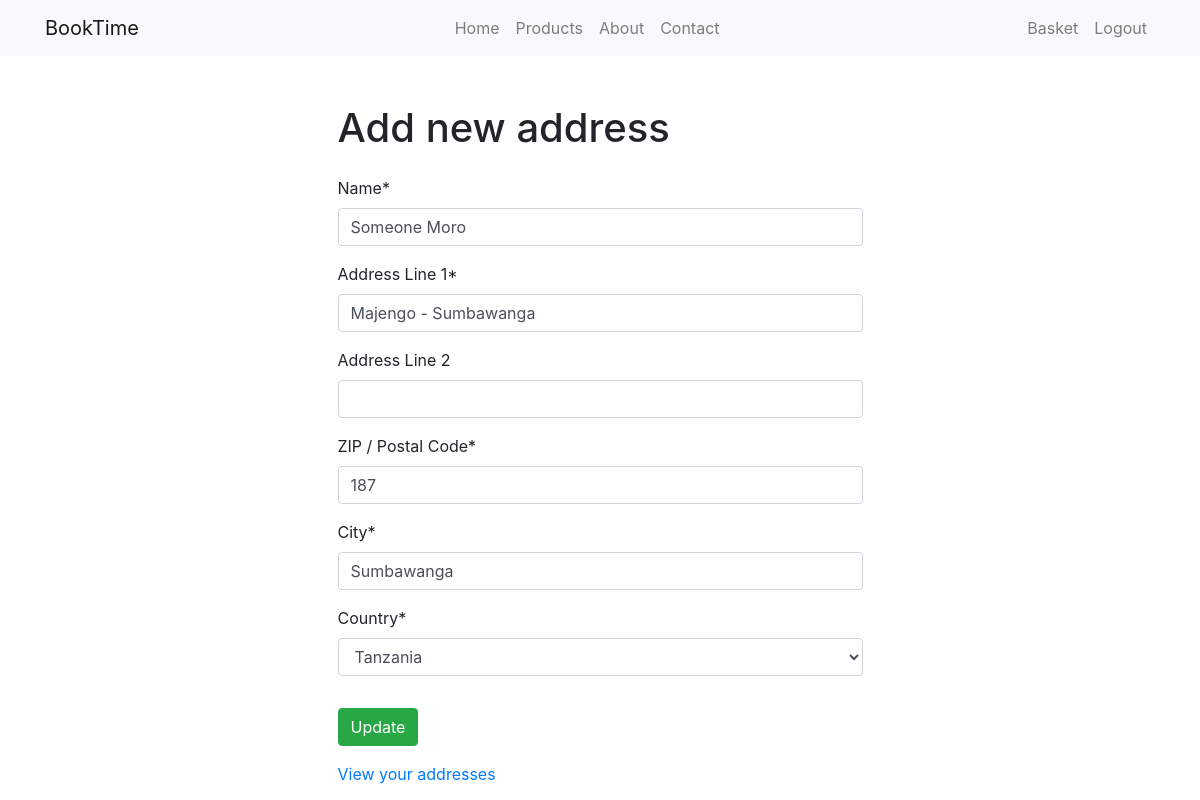
The page /accounts/addresses/5/update/ (signed in) on the database its author committed.
### accounts/models.py (models this page shows, shortened)
class Address(models.Model):
    SUPPORTED_COUNTRIES = (
        ('TZ', 'Tanzania'),
    )
    user = models.ForeignKey(User, on_delete=models.CASCADE)
    name = models.CharField(max_length=60)
    address1 = models.CharField('Address Line 1', max_length=60)
    address2 = models.CharField('Address Line 2', max_length=60, blank=True)
    zip_code = models.CharField('ZIP / Postal Code', max_length=12)
    city = models.CharField(max_length=60)
    country = models.CharField(
        max_length=3, choices=SUPPORTED_COUNTRIES, default='TZ')
    class Meta:
        verbose_name_plural = "Addresses"

### accounts/views.py (the view)
# urls.py: path('addresses/<int:pk>/update/', views.AddressUpdateView.as_view(),
class AddressUpdateView(LoginRequiredMixin, UpdateView):
    model = Address
    fields = ('name', 'address1', 'address2', 'zip_code', 'city', 'country', )
    template_name = 'accounts/address_update.html'
    success_url = reverse_lazy('accounts:address-list')
    def get_queryset(self):
        return self.model.objects.filter(user=self.request.user)

### accounts/templates/accounts/address_update.html (shortened to what this page needs)
{% extends 'base.html' %}
{% load crispy_forms_tags %}
{% block content %}
    <div class="container col-md-6 my-3">
        <h1>Add new address</h1>
        <form class="pt-3" method="POST">
            {{ form | crispy }}
            <button type="submit" class="mt-3 btn btn-success">Update</button>
        </form>
        <div class="mt-3">
            <p class="mb-2">
                <a href="{% url 'accounts:address-list' %}">View your addresses</a>
            </p>
        </div>
    </div>
{% endblock content %}

### rows shown on the page
Address: name "Someone Moro", address1 "Majengo - Sumbawanga", zip_code "187", city "Sumbawanga", country "Tanzania"
